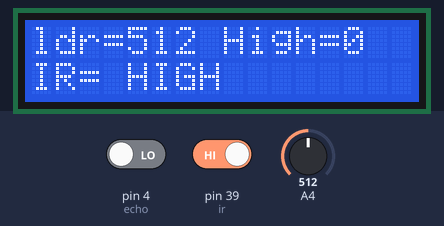
The sketch below on a simulated Arduino Mega 2560, built with avr-gcc and run on an emulated ATmega2560. Shown: 16×2 character LCD. The inputs (shaded band) are chosen by the test bench; at power-on: pin 39 (ir) HIGH, A4 = 512, pin 4 (echo) LOW.

Above: at 1.9 s.
2.0 s: pin 39 (ir) driven LOW
At 3.4 s:
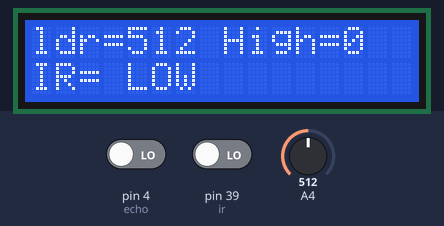
4.1 s: A4 set to 716
At 6.5 s:
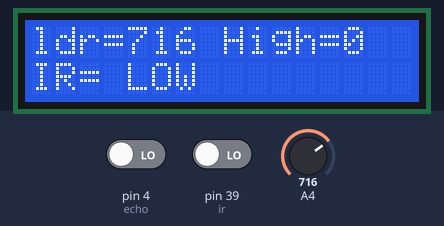
6.8 s: A4 set to 900
At 8.5 s:
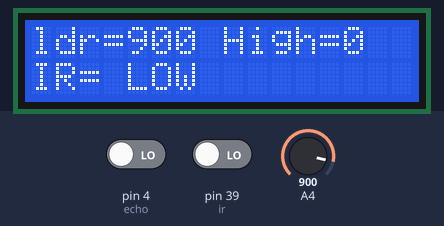
9.4 s: pin 39 (ir) driven HIGH
At 11.7 s:
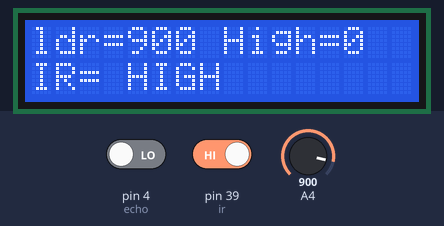
12.0 s: A4 set to 1023
At 13.6 s:
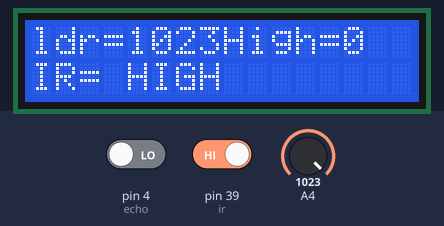
Timing chart, 0 to 15.1 s (numbered marks = the images above; inputs shaded):
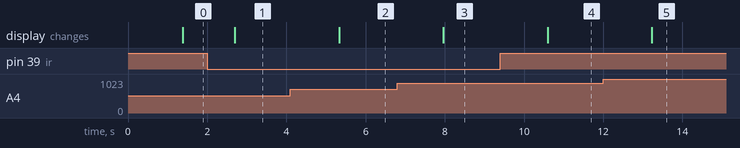

Measured:
- after the input at 2.0 s, the display: changes after 0.70 s (image 1)
- after the input at 4.1 s, the display: changes after 1.2 s (image 2)
- after the input at 6.8 s, the display: changes after 1.2 s (image 3)
- after the input at 9.4 s, the display: changes after 1.2 s (image 4)
- after the input at 12.0 s, the display: changes after 1.2 s (image 5)

The sketch:

lcd_screen_with_sensors.ino
```cpp
#include <LiquidCrystal.h>
int ldr = 36;
int ir = 39;
int trig = 15;
int echo = 4;
int value = 0;
int value1 = 0;
int duration, distance;
LiquidCrystal lcd(22,23,5,18,19,21);
void setup ()
{
  pinMode(ir, INPUT);
  pinMode(trig, OUTPUT);
  pinMode(echo,INPUT);
  pinMode(ldr, INPUT);
  lcd.begin(16,2);
  lcd.clear();

  lcd.setCursor(5,0);
  lcd.print("Tejas");
  lcd.setCursor(3,1);
  lcd.print("Malavadkar");
  }
  void loop()
  {
    digitalWrite(trig, HIGH);
  delay(10);
  digitalWrite(trig, LOW);;

  duration = pulseIn(echo,HIGH);
  distance = 0.017 * duration;
    value = analogRead(ldr);
    delay(300);
    lcd.clear();
    lcd.setCursor(0,0);
    lcd.print("ldr=");
    lcd.setCursor(4,0);
    lcd.print(value);
    lcd.setCursor(8,0);
    lcd.print("High=");
    lcd.setCursor(13,0);
    lcd.print(distance);


    lcd.setCursor(0,1);
    lcd.print("IR=");
    lcd.setCursor(4,1);
    value = digitalRead(ir);
    if(value==0)
    {
      lcd.print("LOW");
      }
    else
    {
      lcd.print("HIGH");
      }

    }
```
